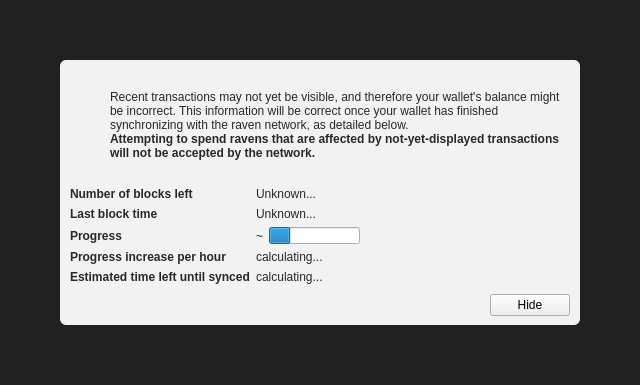
<?xml version="1.0" encoding="UTF-8"?>
<ui version="4.0">
 <class>ModalOverlay</class>
 <widget class="ModalOverlay" name="ModalOverlay">
  <property name="geometry">
   <rect>
    <x>0</x>
    <y>0</y>
    <width>640</width>
    <height>385</height>
   </rect>
  </property>
  <property name="windowTitle">
   <string>Form</string>
  </property>
  <layout class="QVBoxLayout" name="verticalLayout" stretch="0">
   <property name="sizeConstraint">
    <enum>QLayout::SetDefaultConstraint</enum>
   </property>
   <property name="leftMargin">
    <number>0</number>
   </property>
   <property name="topMargin">
    <number>0</number>
   </property>
   <property name="rightMargin">
    <number>0</number>
   </property>
   <property name="bottomMargin">
    <number>0</number>
   </property>
   <item>
    <widget class="QWidget" name="bgWidget" native="true">
     <property name="styleSheet">
      <string notr="true">#bgWidget { background: rgba(0,0,0,220); }</string>
     </property>
     <layout class="QVBoxLayout" name="verticalLayoutMain" stretch="1">
      <property name="leftMargin">
       <number>60</number>
      </property>
      <property name="topMargin">
       <number>60</number>
      </property>
      <property name="rightMargin">
       <number>60</number>
      </property>
      <property name="bottomMargin">
       <number>60</number>
      </property>
      <item>
       <widget class="QWidget" name="contentWidget" native="true">
        <property name="styleSheet">
         <string notr="true">#contentWidget { background: rgba(255,255,255,240); border-radius: 6px; }

QLabel { color: rgb(40,40,40);  }</string>
        </property>
        <layout class="QVBoxLayout" name="verticalLayoutSub" stretch="1,0,0,0">
         <property name="spacing">
          <number>0</number>
         </property>
         <property name="leftMargin">
          <number>10</number>
         </property>
         <property name="topMargin">
          <number>10</number>
         </property>
         <property name="rightMargin">
          <number>10</number>
         </property>
         <property name="bottomMargin">
          <number>10</number>
         </property>
         <item>
          <layout class="QHBoxLayout" name="horizontalLayoutIconText" stretch="0,1">
           <property name="topMargin">
            <number>20</number>
           </property>
           <item>
            <layout class="QVBoxLayout" name="verticalLayoutIcon">
             <property name="leftMargin">
              <number>0</number>
             </property>
             <item>
              <widget class="QPushButton" name="warningIcon">
               <property name="enabled">
                <bool>false</bool>
               </property>
               <property name="text">
                <string/>
               </property>
               <property name="icon">
                <iconset>
                 <normaloff>:/icons/warning</normaloff>
                 <disabledoff>:/icons/warning</disabledoff>:/icons/warning</iconset>
               </property>
               <property name="iconSize">
                <size>
                 <width>48</width>
                 <height>48</height>
                </size>
               </property>
               <property name="flat">
                <bool>true</bool>
               </property>
              </widget>
             </item>
             <item>
              <spacer name="verticalSpacerWarningIcon">
               <property name="orientation">
                <enum>Qt::Vertical</enum>
               </property>
               <property name="sizeHint" stdset="0">
                <size>
                 <width>20</width>
                 <height>40</height>
                </size>
               </property>
              </spacer>
             </item>
            </layout>
           </item>
           <item>
            <layout class="QVBoxLayout" name="verticalLayoutInfoText">
             <property name="leftMargin">
              <number>0</number>
             </property>
             <property name="topMargin">
              <number>0</number>
             </property>
             <item>
              <widget class="QLabel" name="infoText">
               <property name="text">
                <string>Recent transactions may not yet be visible, and therefore your wallet's balance might be incorrect. This information will be correct once your wallet has finished synchronizing with the raven network, as detailed below.</string>
               </property>
               <property name="textFormat">
                <enum>Qt::RichText</enum>
               </property>
               <property name="wordWrap">
                <bool>true</bool>
               </property>
              </widget>
             </item>
             <item>
              <widget class="QLabel" name="infoTextStrong">
               <property name="font">
                <font>
                 <weight>75</weight>
                 <bold>true</bold>
                </font>
               </property>
               <property name="text">
                <string>Attempting to spend ravens that are affected by not-yet-displayed transactions will not be accepted by the network.</string>
               </property>
               <property name="textFormat">
                <enum>Qt::RichText</enum>
               </property>
               <property name="wordWrap">
                <bool>true</bool>
               </property>
              </widget>
             </item>
             <item>
              <spacer name="verticalSpacerInTextSpace">
               <property name="orientation">
                <enum>Qt::Vertical</enum>
               </property>
               <property name="sizeHint" stdset="0">
                <size>
                 <width>20</width>
                 <height>40</height>
                </size>
               </property>
              </spacer>
             </item>
            </layout>
           </item>
          </layout>
         </item>
         <item>
          <spacer name="verticalSpacerAfterText">
           <property name="orientation">
            <enum>Qt::Vertical</enum>
           </property>
           <property name="sizeHint" stdset="0">
            <size>
             <width>20</width>
             <height>40</height>
            </size>
           </property>
          </spacer>
         </item>
         <item>
          <layout class="QFormLayout" name="formLayout">
           <property name="fieldGrowthPolicy">
            <enum>QFormLayout::FieldsStayAtSizeHint</enum>
           </property>
           <property name="horizontalSpacing">
            <number>6</number>
           </property>
           <property name="verticalSpacing">
            <number>6</number>
           </property>
           <property name="topMargin">
            <number>10</number>
           </property>
           <item row="0" column="0">
            <widget class="QLabel" name="labelNumberOfBlocksLeft">
             <property name="font">
              <font>
               <weight>75</weight>
               <bold>true</bold>
              </font>
             </property>
             <property name="text">
              <string>Number of blocks left</string>
             </property>
            </widget>
           </item>
           <item row="0" column="1">
            <widget class="QLabel" name="numberOfBlocksLeft">
             <property name="text">
              <string>Unknown...</string>
             </property>
            </widget>
           </item>
           <item row="1" column="0">
            <widget class="QLabel" name="labelLastBlockTime">
             <property name="font">
              <font>
               <weight>75</weight>
               <bold>true</bold>
              </font>
             </property>
             <property name="text">
              <string>Last block time</string>
             </property>
            </widget>
           </item>
           <item row="1" column="1">
            <widget class="QLabel" name="newestBlockDate">
             <property name="sizePolicy">
              <sizepolicy hsizetype="Maximum" vsizetype="Preferred">
               <horstretch>0</horstretch>
               <verstretch>0</verstretch>
              </sizepolicy>
             </property>
             <property name="text">
              <string>Unknown...</string>
             </property>
            </widget>
           </item>
           <item row="2" column="0">
            <widget class="QLabel" name="labelSyncDone">
             <property name="font">
              <font>
               <weight>75</weight>
               <bold>true</bold>
              </font>
             </property>
             <property name="text">
              <string>Progress</string>
             </property>
            </widget>
           </item>
           <item row="2" column="1">
            <layout class="QHBoxLayout" name="horizontalLayoutSync" stretch="0,1">
             <item>
              <widget class="QLabel" name="percentageProgress">
               <property name="text">
                <string notr="true">~</string>
               </property>
              </widget>
             </item>
             <item>
              <widget class="QProgressBar" name="progressBar">
               <property name="value">
                <number>24</number>
               </property>
               <property name="format">
                <string/>
               </property>
              </widget>
             </item>
            </layout>
           </item>
           <item row="4" column="0">
            <widget class="QLabel" name="labelProgressIncrease">
             <property name="font">
              <font>
               <weight>75</weight>
               <bold>true</bold>
              </font>
             </property>
             <property name="text">
              <string>Progress increase per hour</string>
             </property>
            </widget>
           </item>
           <item row="4" column="1">
            <widget class="QLabel" name="progressIncreasePerH">
             <property name="text">
              <string>calculating...</string>
             </property>
            </widget>
           </item>
           <item row="5" column="0">
            <widget class="QLabel" name="labelEstimatedTimeLeft">
             <property name="font">
              <font>
               <weight>75</weight>
               <bold>true</bold>
              </font>
             </property>
             <property name="text">
              <string>Estimated time left until synced</string>
             </property>
            </widget>
           </item>
           <item row="5" column="1">
            <widget class="QLabel" name="expectedTimeLeft">
             <property name="text">
              <string>calculating...</string>
             </property>
            </widget>
           </item>
          </layout>
         </item>
         <item>
          <layout class="QHBoxLayout" name="horizontalLayoutButtons">
           <property name="leftMargin">
            <number>10</number>
           </property>
           <property name="topMargin">
            <number>10</number>
           </property>
           <item>
            <spacer name="horizontalSpacer">
             <property name="orientation">
              <enum>Qt::Horizontal</enum>
             </property>
             <property name="sizeHint" stdset="0">
              <size>
               <width>40</width>
               <height>20</height>
              </size>
             </property>
            </spacer>
           </item>
           <item>
            <widget class="QPushButton" name="closeButton">
             <property name="text">
              <string>Hide</string>
             </property>
            </widget>
           </item>
          </layout>
         </item>
        </layout>
       </widget>
      </item>
     </layout>
    </widget>
   </item>
  </layout>
 </widget>
 <customwidgets>
  <customwidget>
   <class>ModalOverlay</class>
   <extends>QWidget</extends>
   <header>qt/modaloverlay.h</header>
   <container>1</container>
  </customwidget>
 </customwidgets>
 <resources/>
 <connections/>
</ui>
